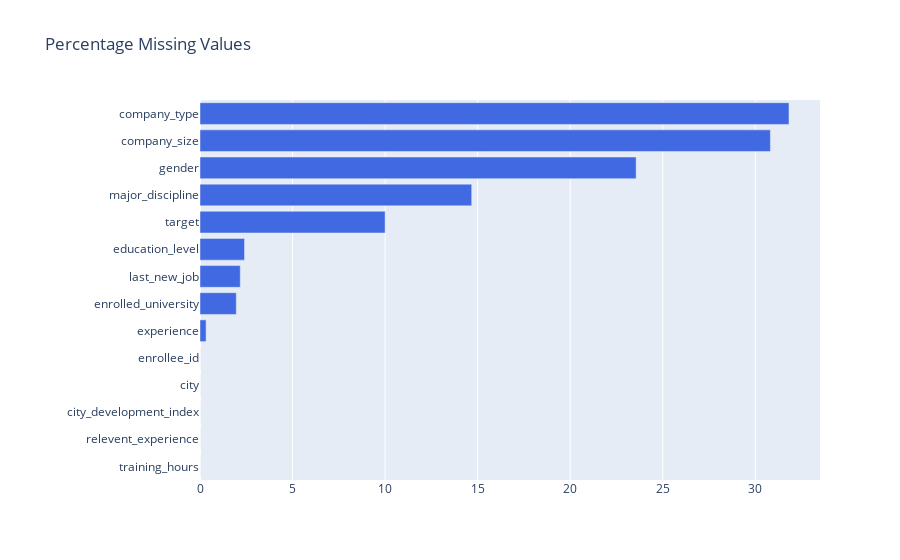

The notebook cell saved with this chart:
### Code cell
trace = go.Bar(
        y=missing.index[::-1],
        x=missing['%'][::-1],
        showlegend=False,
        orientation = 'h',
        marker=dict(color='#4169E1',))
data = [trace]
layout = dict(title = 'Percentage Missing Values',
              margin  = dict(l = 200))
fig = go.Figure(data=data, layout=layout)
import plotly.io as pio
pio.show(fig)
#py.iplot(fig, filename='PAM-missing',auto_open=True)

### Figure 1 — Plotly figure (JSON) as saved in the notebook; plotly's stock layout.template omitted (floating-point values rounded to 4 significant figures)
{"data": [{"marker": {"color": "#4169E1"}, "orientation": "h", "showlegend": false, "type": "bar", "x": [0, 0, 0, 0, 0, 0.3288, 1.959, 2.175, 2.405, 10.0, 14.68, 23.56, 30.82, 31.82], "y": ["training_hours", "relevent_experience", "city_development_index", "city", "enrollee_id", "experience", "enrolled_university", "last_new_job", "education_level", "target", "major_discipline", "gender", "company_size", "company_type"]}], "layout": {"margin": {"l": 200}, "title": {"text": "Percentage Missing Values"}}}
